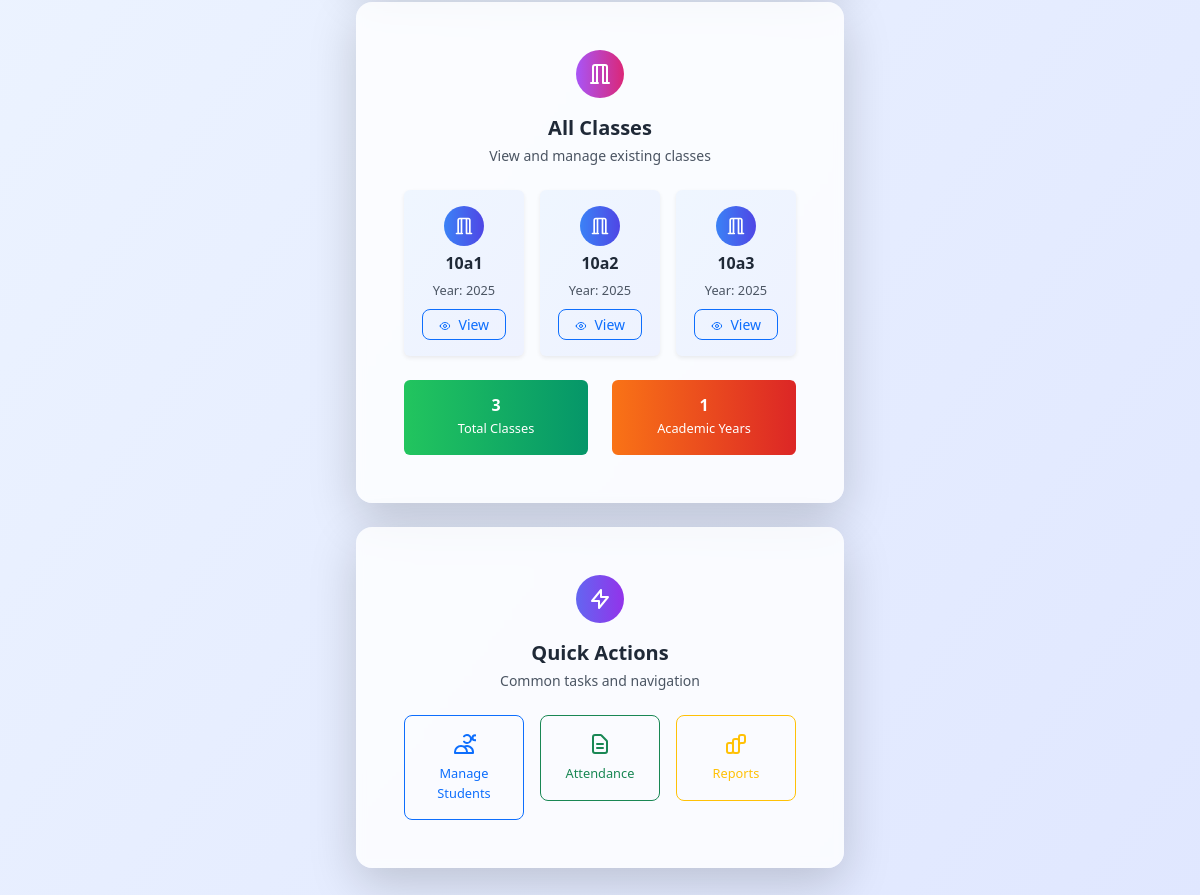
The page / (signed in, lower part) on the database as committed earlier.
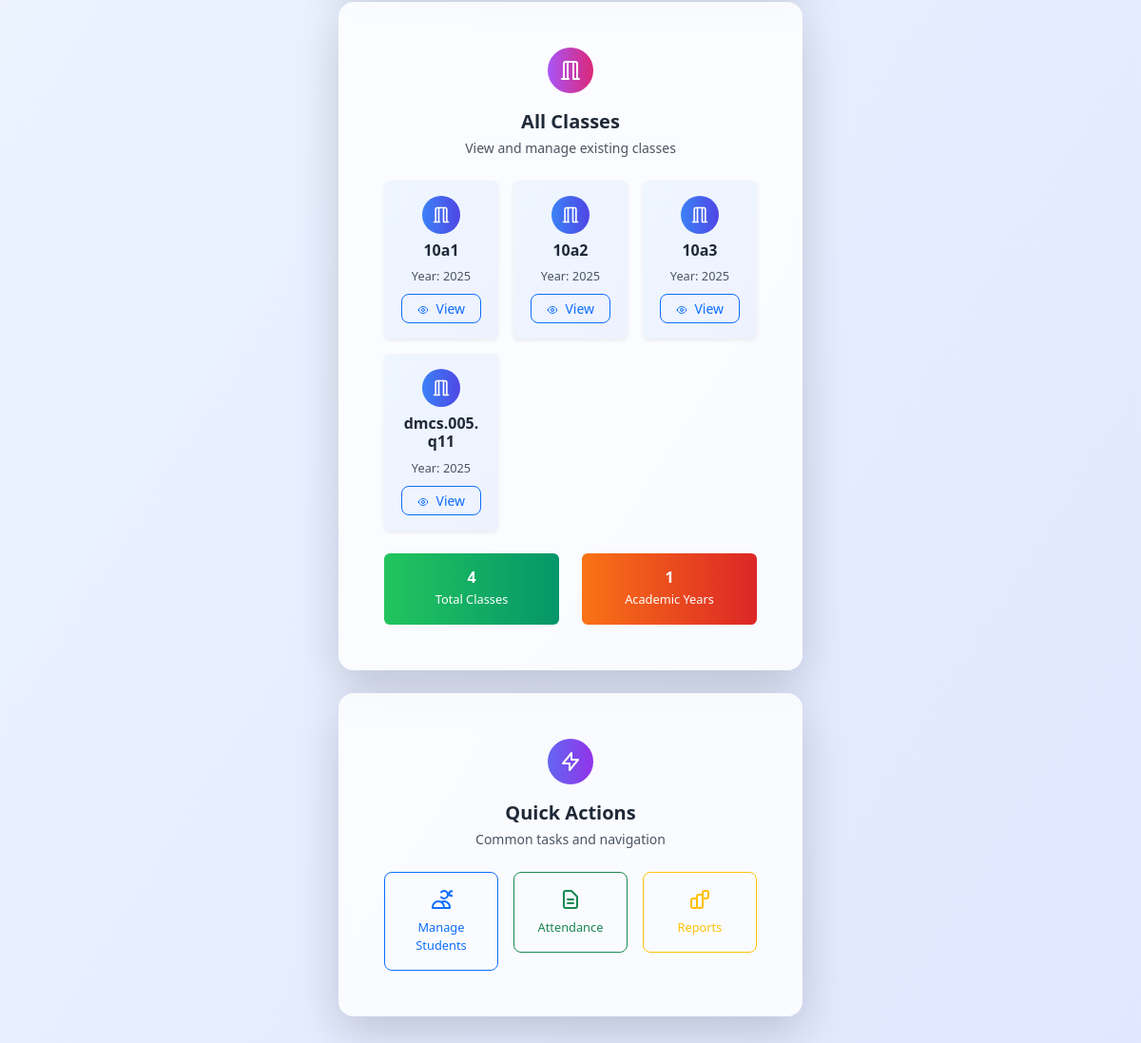
The same page on the database as committed later.
### tables this page shows
CREATE TABLE classes (class_name text not null, started_year integer not null, primary key (class_name,started_year));

### main.py (the view)
@app.route('/', methods=['GET','POST'])
def serve_main():
    if 'id' in session:
        if session['id'] != admin_id:
            return "may thang nhoc con"
        db = get_db()
        classes_list = db.execute("SELECT * FROM classes ORDER BY started_year DESC, class_name ASC")
        classes_list = classes_list.fetchall()
        db.close()
        return render_template('index.html', classes_list=classes_list)
    else:
        return redirect(url_for('login'))

### main.py (called while the page is built)
def get_db():
    conn = sqlite3.connect(database_path)
    conn.row_factory = sqlite3.Row
    return conn

### templates/index.html (shortened to what the changed rows need)
<!DOCTYPE html>
<html lang="en">
<head>
    <link href="https://cdn.jsdelivr.net/npm/bootstrap@5.3.0/dist/css/bootstrap.min.css" rel="stylesheet">
    <script src="https://cdn.tailwindcss.com"></script>
</head>
<body class="bg-gradient-to-br from-blue-50 to-indigo-100 min-h-screen">
    <div class="container py-5">
        <div class="row justify-content-center">
            <div class="col-lg-8 col-xl-6">
                <div class="card shadow-lg border-0 rounded-4 bg-white/80 backdrop-blur-sm mb-4">
                    <div class="card-body p-5">
                        {% if classes_list %}
                        <div class="row g-3">
                            {% for class in classes_list %}
                            <div class="col-md-6 col-lg-4">
                                <div class="card bg-gradient-to-br from-blue-50 to-indigo-50 border-0 shadow-sm hover:shadow-md transition-all duration-200">
                                    <div class="card-body text-center p-3">
                                        <div class="bg-gradient-to-r from-blue-500 to-indigo-600 w-10 h-10 rounded-full mx-auto mb-2 flex items-center justify-center">
                                            <svg class="w-5 h-5 text-white" fill="none" stroke="currentColor" viewBox="0 0 24 24">
                                                <path stroke-linecap="round" stroke-linejoin="round" stroke-width="2" d="M19 21V5a2 2 0 00-2-2H7a2 2 0 00-2 2v16m14 0h2m-2 0h-4m-5 0H3m2 0h4M9 3v18m6-18v18"/>
                                            </svg>
                                        </div>
                                        <h6 class="card-title font-bold text-gray-800 mb-1">{{ class.class_name }}</h6>
                                        <small class="text-gray-600">Year: {{ class.started_year }}</small>
                                        <div class="mt-2">
                                            <a href="/viewcl?name={{ class.class_name }}&year={{ class.started_year }}"
                                               class="btn btn-sm btn-outline-primary rounded-3 px-3 text-decoration-none">
                                                View
                                            </a>
                                        </div>
                                    </div>
                                </div>
                            </div>
                            {% endfor %}
                        </div>
                        <div class="row mt-4">
                            <div class="col-md-6">
                                <div class="card bg-gradient-to-r from-green-500 to-emerald-600 text-white border-0">
                                    <div class="card-body text-center py-3">
                                        <h4 class="card-title font-bold mb-0">{{ classes_list|length }}</h4>
                                        <small>Total Classes</small>
                                    </div>
                                </div>
                            </div>
                            <div class="col-md-6">
                                <div class="card bg-gradient-to-r from-orange-500 to-red-600 text-white border-0">
                                    <div class="card-body text-center py-3">
                                        <h4 class="card-title font-bold mb-0">{{ classes_list|map(attribute='started_year')|unique|list|length }}</h4>
                                        <small>Academic Years</small>
                                    </div>
                                </div>
                            </div>
                        </div>
                        {% endif %}
                    </div>
                </div>
            </div>
        </div>
    </div>
</body>
</html>

Rows that differ between the two databases and show on the page:
added classes: class_name "dmcs.005.q11", started_year "2025"
Other text that changed with them:
{{ classes_list|length }}: "3" → "4"
